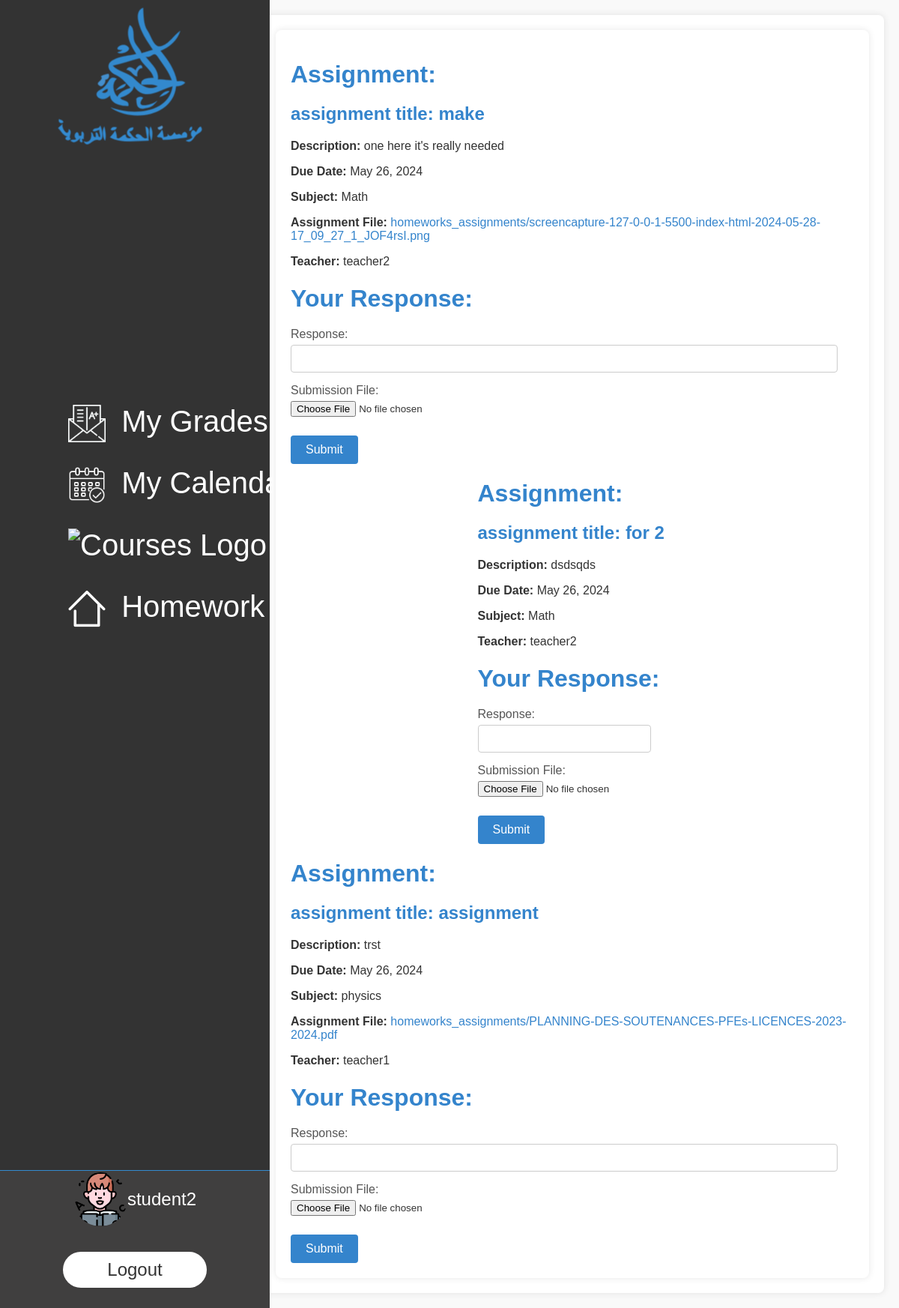
Screenshot of /homework_submission/ (signed in) with the database file from the repository.
### core/models.py (models this page shows, shortened)
class CustomUser(AbstractUser):
    USER_TYPE_CHOICES = (
        ('teacher', 'Teacher'),
        ('student', 'Student'),
        ('parent', 'Parent'),
        ('admin/staff', 'Admin/Staff')
    )
    user_type = models.CharField(max_length=30, choices=USER_TYPE_CHOICES)

class HomeworkAssignment(models.Model):
    title = models.CharField(max_length=255)
    description = models.TextField()
    due_date = models.DateField()
    subject = models.ForeignKey(Subject, on_delete=models.CASCADE, related_name='homeworks')
    teacher = models.ForeignKey(Teacher, on_delete=models.CASCADE, related_name='homeworks')
    assignment_file= models.FileField(upload_to='homeworks_assignments/', null=True, blank=True)
    classroom= models.ForeignKey(Classroom, on_delete=models.CASCADE, related_name='homeworks', null=True)
    class Meta:
        verbose_name = 'Homework'

class Subject(models.Model):
    name = models.CharField(max_length=255)
    coefficient = models.IntegerField()
    teachers=models.ManyToManyField(Teacher, related_name='subjects')
    def __str__(self):
        return self.name

class Teacher(models.Model):
    user= models.OneToOneField(CustomUser,on_delete=models.CASCADE,related_name='teacher')
    class Meta:
        verbose_name = 'Teacher information'
        verbose_name_plural = 'Teachers information'
    def __str__(self):
        return self.user.username

### core/decorators.py (the view)
        def wrapper_func(request, *args, **kwargs):
            if request.user.groups.exists():
                user_groups = request.user.groups.all()
                logging.info(f"User's groups: {[group.name for group in user_groups]}")
                logging.info(f"Allowed roles: {allowed_roles}")
                for group in user_groups:
                    if group.name in allowed_roles:
                        return view_func(request, *args, **kwargs)
            context = {
                'user': request.user
            }
            return render(request, 'core/403.html', context)

### core/forms.py
class HomeworkSubmissionForm(forms.ModelForm):
    class Meta:
        model = HomeworkSubmission
        fields = ['response', 'submission_file']

### core/templates/core/student/student-homework.html (shortened to what this page needs)
{% extends 'core/student/student-dash-base.html'%}
{% load static%}
{% block content %}
<!DOCTYPE html>
<html lang="en">
<head>
    <link rel="stylesheet" href="{% static 'css/homework.css' %}">
</head>
<body>
    <div class="content">
        {% for homework_assignment in homework_assignments %}
            <div class="remark-card">
                <h1>Assignment:</h1>
                <h2>assignment title: {{ homework_assignment.title }}</h2>
                <p><strong>Description:</strong> {{ homework_assignment.description }}</p>
                <p><strong>Due Date:</strong> {{ homework_assignment.due_date }}</p>
                <p><strong>Subject:</strong> {{ homework_assignment.subject }}</p>
                {% if homework_assignment.assignment_file %}
                <p><strong>Assignment File:</strong> <a href="{{ homework_assignment.assignment_file.url }}">{{ homework_assignment.assignment_file.name }}</a></p>
                {% endif %}
                <p><strong>Teacher:</strong> {{ homework_assignment.teacher }}</p>
                <h1>Your Response:</h1>
                <form method="POST" action="{% url 'homework_submission' %}">
                    <div class="form-group">
                        <label for="{{ form.response.id_for_label }}">Response:</label>
                        {{ form.response }}
                    </div>
                    <div class="form-group">
                        <label for="{{ form.submission_file.id_for_label }}">Submission File:</label>
                        {{ form.submission_file }}
                    </div>
                    <button type="submit">Submit</button>
                </form>
            </div>
        {% empty %}
            <div class="no-assignments">
                <h1>No homework assignments found.</h1>
            </div>
        {% endfor %}
    </div>
</body>
</html>
{% endblock %}

### core/templates/core/student/student-dash-base.html (shortened to what this page needs)
{% load static %}
<!DOCTYPE html>
<html lang="en">
<head>
    <link rel="stylesheet" type="text/css"
    href="{% static 'css/dash.css' %}">
</head>
<body>
    <nav>
        <a href="{% url 'home' %}"><img src="{% static 'logo-light-blue.svg' %}" alt="Logo" class="logo"></a>
        <ul>
                <li><a href="{% url 'view_student_grades' %}"> <span><img src="{% static 'grades-white.png' %}" alt="Notes Logo" class="nav-icon"> <span class="nav-text">My Grades</span></span></a></li>
                <li><a href="{% url 'student_calendar' %}"><span><img src="{% static 'white-calendar-icon.png' %}" alt="Calendar Logo" class="nav-icon"> <span class="nav-text">My Calendars</span></span></a></li>
                <li><a href="{% url 'my_student_courses' %}"><span><img src="{% static 'literature-256.png' %}" alt="Courses Logo" class="nav-icon"> <span class="nav-text">Courses</span></span></a></li>
                <li><a href="{% url 'homework_submission' %}"><span><img src="{% static 'home-icon.png' %}" alt="Homework Logo" class="nav-icon"> <span class="nav-text">Homework</span></span></a></li>
        </ul>
        <div class="profile-box">
            <div class="profile-and-username">
                <img src="{% static 'profile-pic.png' %}" alt="Profile Picture" class="profile-pic">
                <p class="username">{{request.user.username}}</p>
            </div>
            <form action="{% url 'logout' %}" method="post">
            <div class="logout-div">
                <button class="logout-button">Logout</button>
            </div>
            </form>
        </div>
    </nav>
    <div class="content">
        <div class="text-content">
                        {% block content %}
                {% endblock %}
        </div>
    </div>
  </body>
  </html>

### core/static/css/dash.css (style rules this page uses)
body { margin: 0; padding: 0; }
.content { position: relative; min-height: 100vh; width: auto; z-index: 1; padding-left: 0; transition: padding-left 0.2s ease; display: flex; flex-direction: column; align-items: center; }
nav { background-color: #333; width: 16%; transition: width 0.2s ease; position: fixed; display: flex; flex-direction: column; top: 0; left: 0; height: 100%; z-index: 2; overflow: hidden; }
nav ul { position: absolute; top: 30%; list-style: none; padding: 0; margin: 0; white-space: nowrap; }
nav ul li { padding: 1em; }
nav ul li a { color: #fff; text-decoration: none; display: inline-block; position: relative; font-size: 40px; }
nav ul li a::after { content: ''; display: block; width: 0; height: 2px; background-color: #3F00FF; position: absolute; bottom: -2px; left: 0; right: 0; margin: 0 auto; transition: width 0.6s ease, left 0.6s ease, right 0.6s ease; }
nav ul li a span { color: transparent; transform: translateX(100%); transition: color 0.3s ease, transform 0.3s ease; }
nav ul li:nth-child(1) a span { transition-delay: 0.1s; }
nav ul li:nth-child(2) a span { transition-delay: 0.2s; }
nav ul li:nth-child(3) a span { transition-delay: 0.3s; }
.logo { width: 20; height: auto; display: block; margin: 0 auto; transition: transform 0.3s ease-in-out; transform-origin: center; }
.nav-icon { width: auto; height: 50px; display: inline-block; vertical-align: middle; margin-right: 10px; margin-left:75px; }
.profile-box { width: 100%; display: flex; flex-direction: column; align-items: center; justify-content: center; border-top: 1px solid #348bd0; background-color: #403f3f; align-self: end; flex-grow: -1; margin-top: auto; }
.profile-and-username { display: flex; align-items: center; white-space: nowrap; }
.profile-pic { width: 4.5em; border-radius: 50%; }
.username { color: #fff; font-size: 1.5em; text-align: center; word-wrap: break-word; }
.logout-button { background-color: transparent; border: none; cursor: pointer; box-shadow: none; border-radius: 3vh; background-color: #fff; border: none; color: #333; width: 100%; font-size: 1.5em; margin: 0.5em; width: 8em; }

### core/static/css/homework.css (style rules this page uses)
body { font-family: Arial, sans-serif; background-color: #f9f9f9; color: #333; margin: 0; padding: 20px; }
.content { max-width: 1200px; margin: 0 auto; padding: 20px; background-color: #ffffff; box-shadow: 0 0 10px rgba(0, 0, 0, 0.1); border-radius: 8px; }
h1, h2, h3 { color: #3484cc; margin-bottom: 20px; }
form { margin-top: 20px; }
form div { margin-bottom: 15px; }
label { display: block; margin-bottom: 5px; color: #555; }
input[type="text"], input[type="date"], select, textarea { width: calc(100% - 22px); padding: 10px; border: 1px solid #ccc; border-radius: 4px; box-sizing: border-box; }
button, input[type="submit"] { background-color: #3484cc; color: #fff; padding: 10px 20px; border: none; border-radius: 4px; cursor: pointer; transition: transform 0.3s, box-shadow 0.3s; font-size: 16px; margin-top: 10px; }
a { color: #3484cc; text-decoration: none; }

### rows the page displays
CustomUser: user.username "student2"
HomeworkAssignment: title "make", description "one here it's really needed", due_date "May 26, 2024", subject "Math", assignment_file.name "homeworks_assignments/screencapture-127-0-0-1-5500-index-html-2024-05-28-17_09_27_1_JOF4rsI.png", teacher "teacher2"
HomeworkAssignment: title "for 2", description "dsdsqds", due_date "May 26, 2024", subject "Math", teacher "teacher2"
HomeworkAssignment: title "assignment", description "trst", due_date "May 26, 2024", subject "physics", assignment_file.name "homeworks_assignments/PLANNING-DES-SOUTENANCES-PFEs-LICENCES-2023-2024.pdf", teacher "teacher1"
